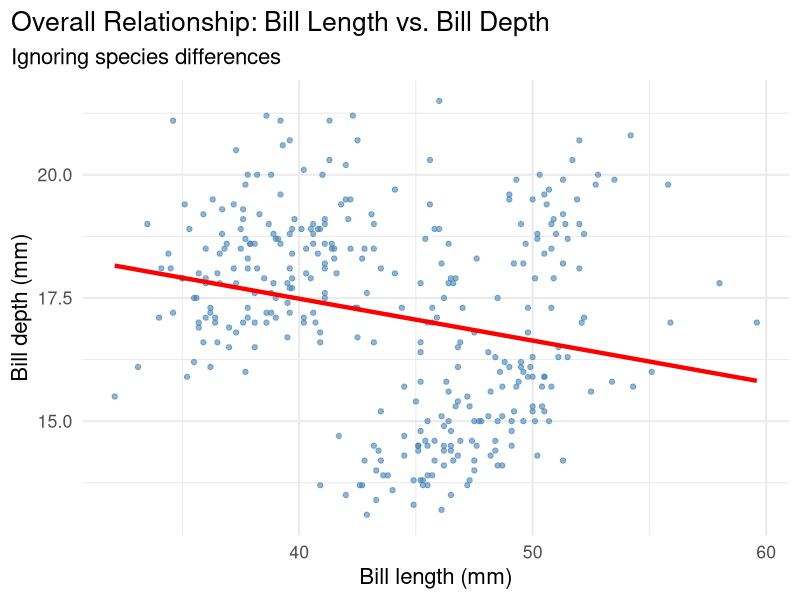
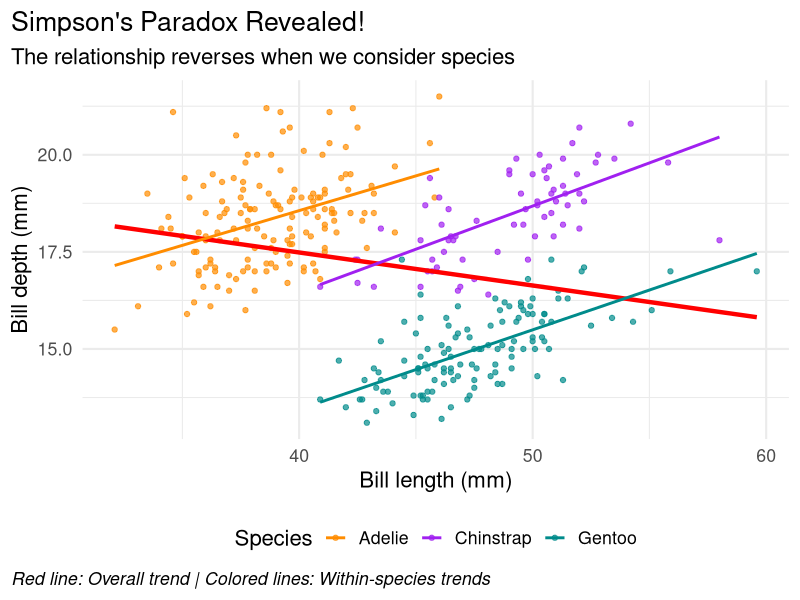
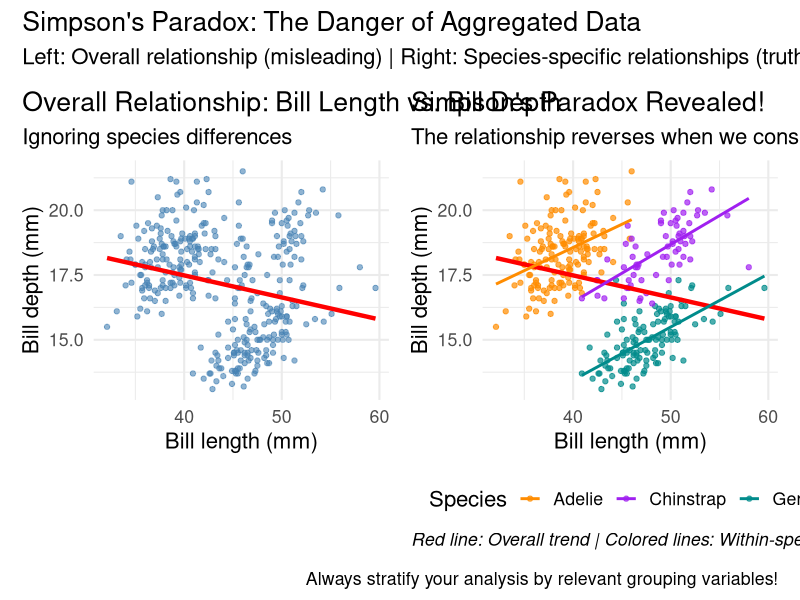

The R script that drew these images, in order:
## ---- chunk 1
#| message: false
#| warning: false
library(ggplot2)
library(palmerpenguins)
library(patchwork)
data(penguins)
## ---- chunk 2
#| message: false
#| warning: false
plot1 <- ggplot(data = penguins,
        aes(x = bill_length_mm,
        y = bill_depth_mm)) +
  theme_minimal(16) +
  geom_point(alpha = 0.6, color = "steelblue") +
  labs(title = "Overall Relationship: Bill Length vs. Bill Depth",
       subtitle = "Ignoring species differences",
       x = "Bill length (mm)",
       y = "Bill depth (mm)") +
  theme(plot.title.position = "plot",
        plot.caption = element_text(hjust = 0, face= "italic"),
        plot.caption.position = "plot") +
  geom_smooth(method = "lm", se = FALSE, color = "red", linewidth = 1.5)

plot1
## ---- chunk 3
#| message: false
#| warning: false
#| eval: true
#| fig-cap: "Simpson's Paradox Revealed: Overall vs. Species-Specific Relationships"

plot2 <- ggplot(data = penguins,
       aes(x = bill_length_mm,
           y = bill_depth_mm,
           color = species)) +
  theme_minimal(16) +
  geom_point(alpha = 0.7) +
  scale_color_manual(values = c("darkorange","purple","cyan4"),
                     name = "Species") +
  labs(title = "Simpson's Paradox Revealed!",
       subtitle = "The relationship reverses when we consider species",
       x = "Bill length (mm)",
       y = "Bill depth (mm)",
       caption = "Red line: Overall trend | Colored lines: Within-species trends") +
  theme(plot.title.position = "plot",
        plot.caption = element_text(hjust = 0, face = "italic"),
        plot.caption.position = "plot",
        legend.position = "bottom") +
  # Overall trend (ignoring species)
  geom_smooth(method = "lm", se = FALSE, color = "red", 
              linewidth = 1.5, alpha = 0.8) +
  # Species-specific trends
  geom_smooth(method = "lm", se = FALSE, linewidth = 1)

plot2
## ---- chunk 4
#| message: false
#| warning: false
#| fig-cap: "Side-by-side comparison showing Simpson's Paradox"

# Create the comparison plot
comparison_plot <- plot1 + plot2 + 
  plot_annotation(
    title = "Simpson's Paradox: The Danger of Aggregated Data",
    subtitle = "Left: Overall relationship (misleading) | Right: Species-specific relationships (truth)",
    caption = "Always stratify your analysis by relevant grouping variables!",
    theme = theme_minimal(16)
  )

comparison_plot
